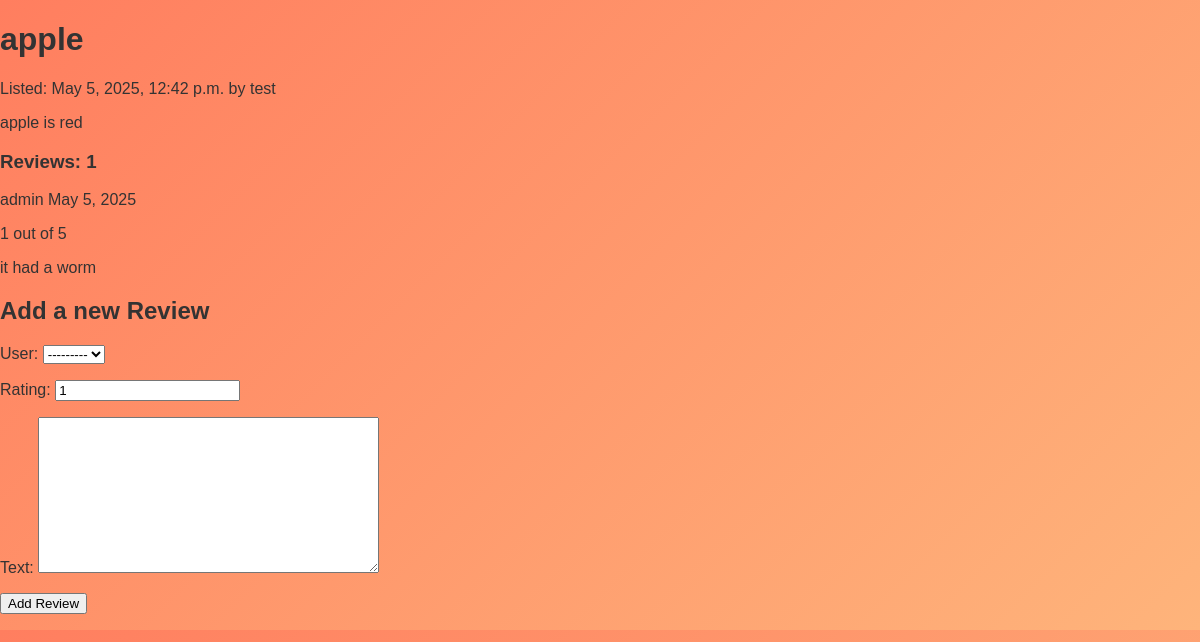
/2025/5/5/apple-1/, run on an earlier commit of the app's database.
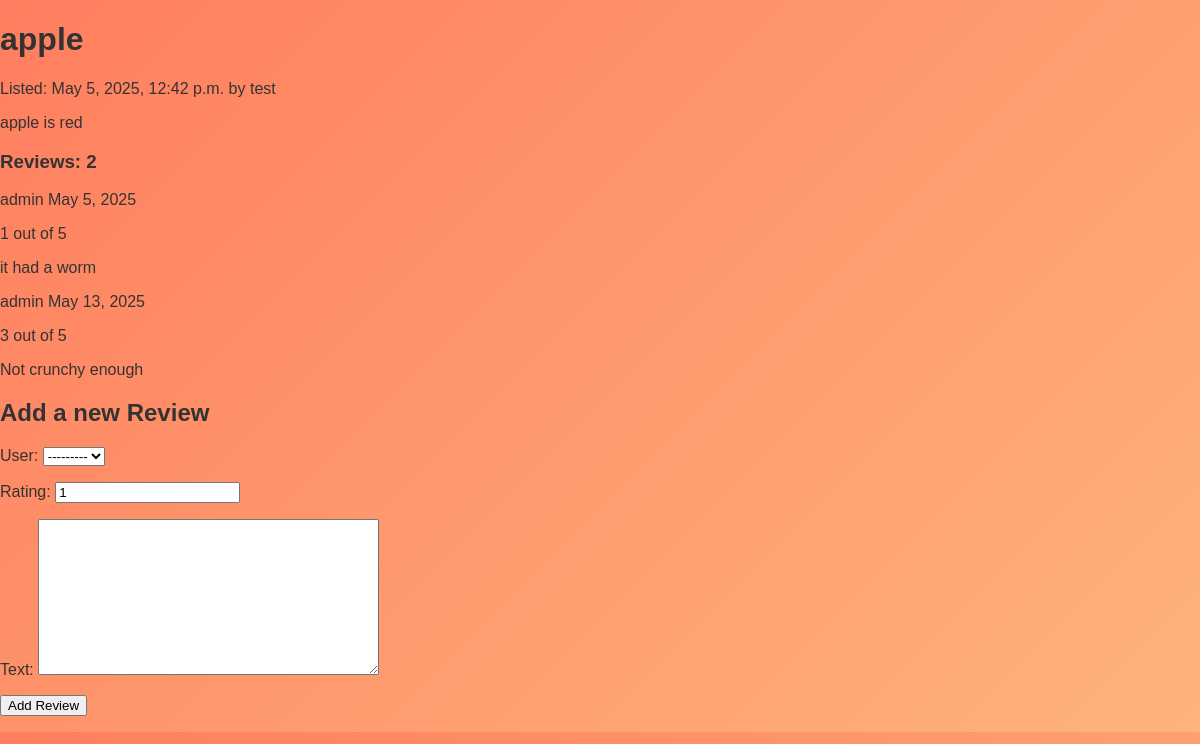
And on a later commit of the database.
### product_post/models.py (models this page shows, shortened)
class Product(models.Model):
    name = models.CharField(max_length=100)
    price = models.IntegerField()
    description = models.TextField()
    store = models.ForeignKey(Storefront, on_delete=models.CASCADE)
    stock = models.BigIntegerField()
    publish = models.DateTimeField(default=timezone.now)
    dateadded = models.DateField(auto_now_add=True)
    updated = models.DateTimeField(auto_now=True)
    slug = models.SlugField(max_length=250, unique_for_date='publish') # for URL purposes
    status = models.CharField(max_length=10, choices=PRODUCT_LISTING_STATUS_CHOICES, default='draft')
    image = models.CharField(max_length=255, default="https://encrypted-tbn0.gstatic.com/images?q=tbn:ANd9GcRbl6l7otaJhyzxtFkUxzrm5zY8xcgtKNdtbQ&s")
    published = PublishedManager()
    class Meta:
        ordering = ['price']

class Review(models.Model):
    product = models.ForeignKey(Product, on_delete=models.CASCADE, related_name='reviews')
    user = models.ForeignKey(User, on_delete=models.CASCADE)
    rating = models.IntegerField(default=1, validators=[MinValueValidator(1),MaxValueValidator(5)])
    text = models.TextField()
    dateadded = models.DateField(auto_now_add=True)
    dateupdated = models.DateField(auto_now=True)
    active = models.BooleanField(default=True)
    class Meta:
        ordering = ('dateadded',)

### storefront/models.py (models this page shows, shortened)
class Storefront(models.Model):
    owner = models.ForeignKey(User, on_delete=models.CASCADE)
    storename = models.CharField(max_length=100, unique=True)
    address = models.TextField(default="No Physical Store")
    phonecontact = models.CharField(max_length=11)
    emailcontact = models.CharField(max_length=100)
    storestatus = models.CharField(max_length=10, choices=STORE_STATUS_CHOICES, default='open')
    datecreated = models.DateField(auto_now_add=True)
    updated = models.DateTimeField(auto_now=True)
    slug = models.SlugField(default="")
    def __str__(self):
        return self.storename

### product_post/views.py (the view)
# urls.py: path('<int:year>/<int:month>/<int:day>/<slug:product>/', views.product_detail, name='product_detail'),
def product_detail(request, year, month, day, product):
    product = get_object_or_404(Product, slug=product, status='published',
            publish__year = year,
            publish__month = month,
            publish__day = day
            )
    reviews = product.reviews.filter(active=True)
    new_review = None
    if request.method == "POST":
        review_form = ReviewForm(data=request.POST)
        if review_form.is_valid():
            new_review = review_form.save(commit=False)
            new_review.product = product
            new_review.save()
    else:
        review_form = ReviewForm()
    return render(request, 'product_post/product/detail.html', {"product": product, 'reviews': reviews, 'new_review':new_review, 'review_form': review_form})

### product_post/forms.py
class ReviewForm(forms.ModelForm):
    class Meta:
        model = Review
        fields = ('user','rating','text')
    '''
    def clean(self):
        cleaned_data = super().clean()
        user = self.user

        return cleaned_data

    def save(self):
        if self.user.is_authenticated:
            pass
'''

### product_post/models.py (called while the page is built)
    def get_queryset(self):
        return super().get_queryset().filter(status='published')

### product_post/templates/product_post/product/detail.html (shortened to what this page needs)
{% extends "product_post/base.html" %}
{% block content %}
    <h1> {{product.name}} </h1>
    <p class="date">
        Listed: {{ product.publish }} by {{ product.store }}
    </p>
    <p class="description">
        {{ product.description }}
    </p>
    {% with reviews.count as total_reviews %}
        <h3> Reviews: {{ total_reviews }} </h3>
    {% endwith %}
    {% for review in reviews %}
    <div class="review">
        <p class="user">
            {{ review.user }} <span class="date">{{ review.dateadded }}</span>
        </p>
        <p class="rating">
            {{ review.rating }} out of 5
        </p>
        <p class="reviewtext">
            {{ review.text }}
        </p>
    {% empty %}
    <p class="emptyreviews">There are no reviews yet.</p>
    {% endfor %}
    {% if new_review %}
        <h3> Your review has been added. </h3>
    {% else %}
        <h2> Add a new Review </h2>
        <form class="reviewform" method="post">
            {{ review_form.as_p }}
            <p><input type="submit" value="Add Review"></p>
        </form>
    {% endif %}
{% endblock %}

### product_post/templates/product_post/base.html (shortened to what this page needs)
{% load static %}
<!DOCTYPE html>
<html>
    <head>
        <link href = "{% static "css/main.css" %}" rel="stylesheet">
    </head>
    <body>
        <div id="content">
            {% block content %}
            {% endblock %}
        </div>
    </body>
</html>

### storefront/static/css/main.css (style rules this page uses)
body { font-family: 'Poppins', sans-serif; background: linear-gradient(135deg, #ff7e5f, #feb47b); color: #333; margin: 0; padding: 0; transition: background 0.3s ease; }

What changed in the data, as far as the page shows it:
added Review: user "admin", dateadded "May 13, 2025", rating "3", text "Not crunchy enough"
Also different on the page:
{{ total_reviews }}: "1" → "2"
